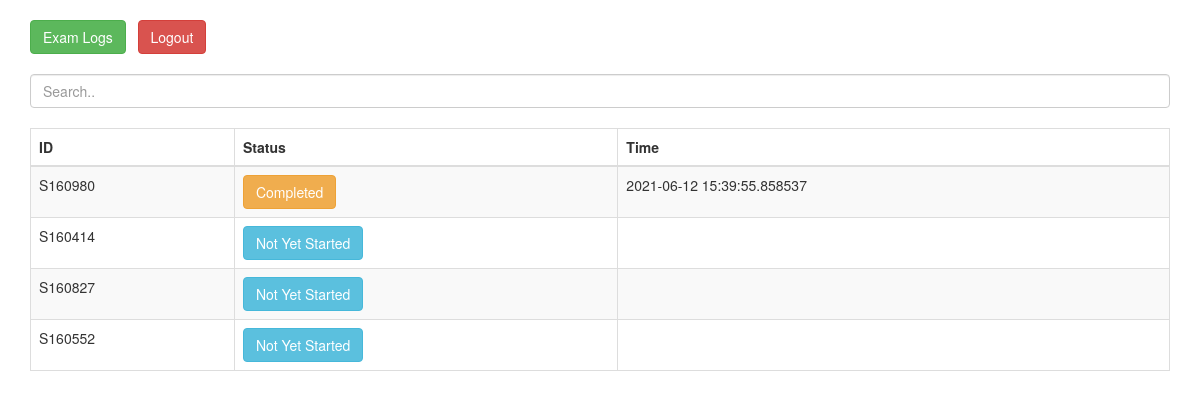
Screenshot of /studentlogs with the database file from the repository.
### tables this page shows
CREATE TABLE "studentlog" (
	"sid"	TEXT,
	"sno"	INTEGER,
	"status"	TEXT,
	"color"	TEXT,
	"date"	TEXT,
	PRIMARY KEY("sno" AUTOINCREMENT)
);

### app.py (the view)
@app.route('/studentlogs')
def studentlogs():
    con = z.connect("testquestions.db")
    cur = con.cursor()
    status = []
    date = []
    sids = []
    color = []
    for row in cur.execute("SELECT * from studentlog"):
        sids.append(row[0])
        status.append(row[2])
        date.append(row[4])
        color.append(row[3])
    con.close()
    return render_template("studentlogs.html",logs = status,date = date,sids=sids,color = color,l=len(color))

### app.py (called while the page is built)
@app.before_request
def before_request():
  g.user = None
  if 'user' in session:
    g.user = session['user']

### templates/studentlogs.html (shortened to what this page needs)
<!DOCTYPE html>
<html lang="en">
<head>
  <link rel="stylesheet" href="https://maxcdn.bootstrapcdn.com/bootstrap/3.4.1/css/bootstrap.min.css">
</head>
<body>
{% block content %}
<div class="container" style="margin-top:20px;">
  <a href="{{url_for('logs')}}"><button class="btn btn-success">Exam Logs</button></a>&nbsp;&nbsp;&nbsp;<a href="{{url_for('index')}}"><button class="btn btn-danger">Logout</button></a><br><br>
  <input class="form-control" id="myInput" type="text" placeholder="Search..">
  <br>
  <table class="table table-bordered table-striped">
    <thead>
      <tr>
        <th>ID</th>
        <th>Status</th>
        <th>Time</th>
      </tr>
    </thead>
    <tbody id="myTable">
      {% for i in range(0, l) %}
      <tr>
        <td>{{sids[i]}}</td>
        <td>
          <a href="{{ url_for('tunblock',sid=sids[i]) }}"><button class="btn btn-{{ color[i] }}">{{logs[i]}}</button></a>
        </td>
        <td>{{date[i]}}</td>
      </tr>
      {% endfor %}
    </tbody>
  </table>
</div>
{% endblock content%}
</body>
</html>

### rows the page displays
studentlog: sid "S160980", status "Completed", date "2021-06-12 15:39:55.858537"
studentlog: sid "S160414", status "Not Yet Started"
studentlog: sid "S160827", status "Not Yet Started"
studentlog: sid "S160552", status "Not Yet Started"
